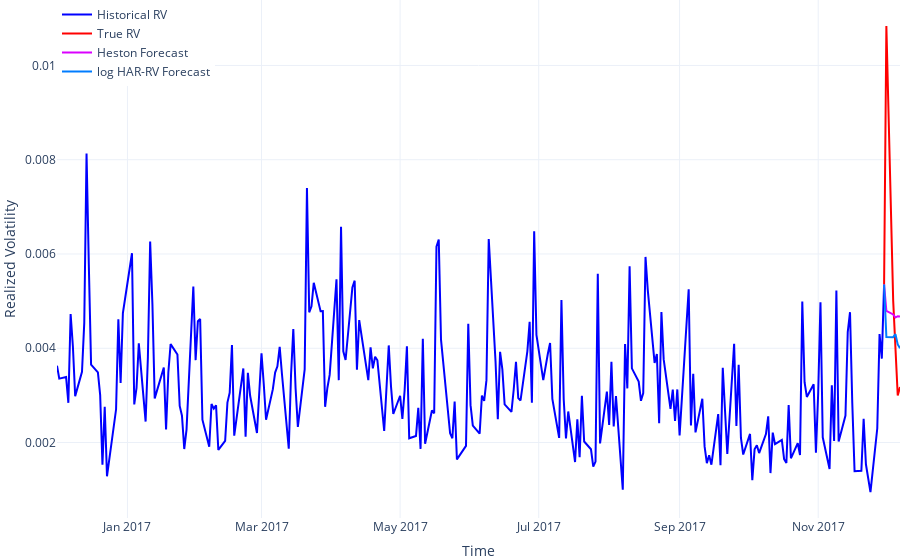

Notebook source saved alongside this figure:
### Code cell
from stochastic_volatility_models.src.models.time_series.heterogeneous_autoregressive_model import HAR
from stochastic_volatility_models.visualisations.forecasts import plot_forecast_comparison, plot_forecast

har = HAR()

har.fit(
	time=nb.time,
	underlying=nb.underlying,
	fitting_period=3,
)

forecast_period = simulation_length
forecast_confidences = [0.9, 0.95, 0.99]
har.forecast(forecast_period=forecast_period, forecast_confidences=forecast_confidences)

config = {
	"toImageButtonOptions": {
		"format": "svg",  # one of png, svg, jpeg, webp
		"filename": "comparison_plot",
		# "height": 300,
		# "width": 1000,
		"scale": 1,  # Multiply title/legend/axis/canvas sizes by this factor
	}
}

plot_forecast_comparison(nb.underlying, nb.volatility_forecast, har.volatility_forecast, 1, "Heston Forecast", "log HAR-RV Forecast").show(config=config)

### Figure 1 — Plotly figure (JSON) as saved in the notebook; plotly's stock layout.template omitted (floating-point values rounded to 4 significant figures; data arrays with more than 128 entries replaced by an {"elided": "..."} marker saying what was removed)
{"data": [{"line": {"color": "blue"}, "mode": "lines", "name": "Historical RV", "type": "scatter", "x": {"elided": "252 str values"}, "y": {"elided": "252 float values"}}, {"line": {"color": "red"}, "mode": "lines", "name": "True RV", "type": "scatter", "x": ["2017-11-30T00:00:00", "2017-12-01T00:00:00", "2017-12-04T00:00:00", "2017-12-05T00:00:00", "2017-12-06T00:00:00", "2017-12-07T00:00:00"], "y": [0.005351, 0.01084, 0.005011, 0.003949, 0.002998, 0.003177]}, {"line": {"color": "#da00ff"}, "mode": "lines", "name": "Heston Forecast", "type": "scatter", "x": ["2017-11-30T00:00:00", "2017-12-01T00:00:00", "2017-12-04T00:00:00", "2017-12-05T00:00:00", "2017-12-06T00:00:00", "2017-12-07T00:00:00"], "y": [0.005351, 0.004794, 0.004717, 0.004652, 0.00468, 0.004673]}, {"line": {"color": "#007cff"}, "mode": "lines", "name": "log HAR-RV Forecast", "type": "scatter", "x": ["2017-11-30T00:00:00", "2017-12-01T00:00:00", "2017-12-04T00:00:00", "2017-12-05T00:00:00", "2017-12-06T00:00:00", "2017-12-07T00:00:00"], "y": [0.005351, 0.004237, 0.004236, 0.0043, 0.004082, 0.004001]}], "layout": {"legend": {"x": 0, "y": 1}, "margin": {"b": 0, "l": 0, "r": 0, "t": 0}, "xaxis": {"title": {"text": "Time"}}, "yaxis": {"title": {"text": "Realized Volatility"}}}}
